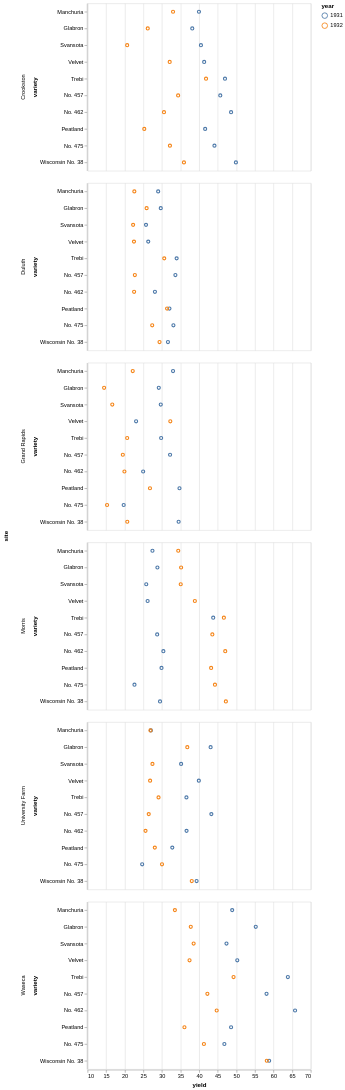

The specification (Vega-Lite) saved for this image:
### Vega-Lite specification from a JSON file in a GitHub repository (floating-point values rounded to 4 significant figures)
{"config": {"view": {"height": 300, "width": 400}}, "encoding": {"y": {"scale": {"rangeStep": 20}, "title": "variety", "field": "properties.variety", "sort": {"field": "yield", "op": "median", "order": "descending"}, "type": "nominal"}, "x": {"aggregate": "median", "title": "yield", "field": "properties.yield", "type": "quantitative", "scale": {"zero": false}}, "color": {"title": "year", "field": "properties.year", "type": "nominal"}, "row": {"title": "site", "field": "properties.site", "type": "nominal"}}, "data": {"values": {"features": [{"properties": {"variety": "Manchuria", "yield": 27.0, "site": "University Farm", "year": 1931}, "geometry": {"coordinates": [125.6, 10.1], "type": "Point"}, "type": "Feature"}, {"properties": {"variety": "Manchuria", "yield": 48.87, "site": "Waseca", "year": 1931}, "geometry": {"coordinates": [125.6, 10.1], "type": "Point"}, "type": "Feature"}, {"properties": {"variety": "Manchuria", "yield": 27.43, "site": "Morris", "year": 1931}, "geometry": {"coordinates": [125.6, 10.1], "type": "Point"}, "type": "Feature"}, {"properties": {"variety": "Manchuria", "yield": 39.93, "site": "Crookston", "year": 1931}, "geometry": {"coordinates": [125.6, 10.1], "type": "Point"}, "type": "Feature"}, {"properties": {"variety": "Manchuria", "yield": 32.97, "site": "Grand Rapids", "year": 1931}, "geometry": {"coordinates": [125.6, 10.1], "type": "Point"}, "type": "Feature"}, {"properties": {"variety": "Manchuria", "yield": 28.97, "site": "Duluth", "year": 1931}, "geometry": {"coordinates": [125.6, 10.1], "type": "Point"}, "type": "Feature"}, {"properties": {"variety": "Glabron", "yield": 43.07, "site": "University Farm", "year": 1931}, "geometry": {"coordinates": [125.6, 10.1], "type": "Point"}, "type": "Feature"}, {"properties": {"variety": "Glabron", "yield": 55.2, "site": "Waseca", "year": 1931}, "geometry": {"coordinates": [125.6, 10.1], "type": "Point"}, "type": "Feature"}, {"properties": {"variety": "Glabron", "yield": 28.77, "site": "Morris", "year": 1931}, "geometry": {"coordinates": [125.6, 10.1], "type": "Point"}, "type": "Feature"}, {"properties": {"variety": "Glabron", "yield": 38.13, "site": "Crookston", "year": 1931}, "geometry": {"coordinates": [125.6, 10.1], "type": "Point"}, "type": "Feature"}, {"properties": {"variety": "Glabron", "yield": 29.13, "site": "Grand Rapids", "year": 1931}, "geometry": {"coordinates": [125.6, 10.1], "type": "Point"}, "type": "Feature"}, {"properties": {"variety": "Glabron", "yield": 29.67, "site": "Duluth", "year": 1931}, "geometry": {"coordinates": [125.6, 10.1], "type": "Point"}, "type": "Feature"}, {"properties": {"variety": "Svansota", "yield": 35.13, "site": "University Farm", "year": 1931}, "geometry": {"coordinates": [125.6, 10.1], "type": "Point"}, "type": "Feature"}, {"properties": {"variety": "Svansota", "yield": 47.33, "site": "Waseca", "year": 1931}, "geometry": {"coordinates": [125.6, 10.1], "type": "Point"}, "type": "Feature"}, {"properties": {"variety": "Svansota", "yield": 25.77, "site": "Morris", "year": 1931}, "geometry": {"coordinates": [125.6, 10.1], "type": "Point"}, "type": "Feature"}, {"properties": {"variety": "Svansota", "yield": 40.47, "site": "Crookston", "year": 1931}, "geometry": {"coordinates": [125.6, 10.1], "type": "Point"}, "type": "Feature"}, {"properties": {"variety": "Svansota", "yield": 29.67, "site": "Grand Rapids", "year": 1931}, "geometry": {"coordinates": [125.6, 10.1], "type": "Point"}, "type": "Feature"}, {"properties": {"variety": "Svansota", "yield": 25.7, "site": "Duluth", "year": 1931}, "geometry": {"coordinates": [125.6, 10.1], "type": "Point"}, "type": "Feature"}, {"properties": {"variety": "Velvet", "yield": 39.9, "site": "University Farm", "year": 1931}, "geometry": {"coordinates": [125.6, 10.1], "type": "Point"}, "type": "Feature"}, {"properties": {"variety": "Velvet", "yield": 50.23, "site": "Waseca", "year": 1931}, "geometry": {"coordinates": [125.6, 10.1], "type": "Point"}, "type": "Feature"}, {"properties": {"variety": "Velvet", "yield": 26.13, "site": "Morris", "year": 1931}, "geometry": {"coordinates": [125.6, 10.1], "type": "Point"}, "type": "Feature"}, {"properties": {"variety": "Velvet", "yield": 41.33, "site": "Crookston", "year": 1931}, "geometry": {"coordinates": [125.6, 10.1], "type": "Point"}, "type": "Feature"}, {"properties": {"variety": "Velvet", "yield": 23.03, "site": "Grand Rapids", "year": 1931}, "geometry": {"coordinates": [125.6, 10.1], "type": "Point"}, "type": "Feature"}, {"properties": {"variety": "Velvet", "yield": 26.3, "site": "Duluth", "year": 1931}, "geometry": {"coordinates": [125.6, 10.1], "type": "Point"}, "type": "Feature"}, {"properties": {"variety": "Trebi", "yield": 36.57, "site": "University Farm", "year": 1931}, "geometry": {"coordinates": [125.6, 10.1], "type": "Point"}, "type": "Feature"}, {"properties": {"variety": "Trebi", "yield": 63.83, "site": "Waseca", "year": 1931}, "geometry": {"coordinates": [125.6, 10.1], "type": "Point"}, "type": "Feature"}, {"properties": {"variety": "Trebi", "yield": 43.77, "site": "Morris", "year": 1931}, "geometry": {"coordinates": [125.6, 10.1], "type": "Point"}, "type": "Feature"}, {"properties": {"variety": "Trebi", "yield": 46.93, "site": "Crookston", "year": 1931}, "geometry": {"coordinates": [125.6, 10.1], "type": "Point"}, "type": "Feature"}, {"properties": {"variety": "Trebi", "yield": 29.77, "site": "Grand Rapids", "year": 1931}, "geometry": {"coordinates": [125.6, 10.1], "type": "Point"}, "type": "Feature"}, {"properties": {"variety": "Trebi", "yield": 33.93, "site": "Duluth", "year": 1931}, "geometry": {"coordinates": [125.6, 10.1], "type": "Point"}, "type": "Feature"}, {"properties": {"variety": "No. 457", "yield": 43.27, "site": "University Farm", "year": 1931}, "geometry": {"coordinates": [125.6, 10.1], "type": "Point"}, "type": "Feature"}, {"properties": {"variety": "No. 457", "yield": 58.1, "site": "Waseca", "year": 1931}, "geometry": {"coordinates": [125.6, 10.1], "type": "Point"}, "type": "Feature"}, {"properties": {"variety": "No. 457", "yield": 28.7, "site": "Morris", "year": 1931}, "geometry": {"coordinates": [125.6, 10.1], "type": "Point"}, "type": "Feature"}, {"properties": {"variety": "No. 457", "yield": 45.67, "site": "Crookston", "year": 1931}, "geometry": {"coordinates": [125.6, 10.1], "type": "Point"}, "type": "Feature"}, {"properties": {"variety": "No. 457", "yield": 32.17, "site": "Grand Rapids", "year": 1931}, "geometry": {"coordinates": [125.6, 10.1], "type": "Point"}, "type": "Feature"}, {"properties": {"variety": "No. 457", "yield": 33.6, "site": "Duluth", "year": 1931}, "geometry": {"coordinates": [125.6, 10.1], "type": "Point"}, "type": "Feature"}, {"properties": {"variety": "No. 462", "yield": 36.6, "site": "University Farm", "year": 1931}, "geometry": {"coordinates": [125.6, 10.1], "type": "Point"}, "type": "Feature"}, {"properties": {"variety": "No. 462", "yield": 65.77, "site": "Waseca", "year": 1931}, "geometry": {"coordinates": [125.6, 10.1], "type": "Point"}, "type": "Feature"}, {"properties": {"variety": "No. 462", "yield": 30.37, "site": "Morris", "year": 1931}, "geometry": {"coordinates": [125.6, 10.1], "type": "Point"}, "type": "Feature"}, {"properties": {"variety": "No. 462", "yield": 48.57, "site": "Crookston", "year": 1931}, "geometry": {"coordinates": [125.6, 10.1], "type": "Point"}, "type": "Feature"}, {"properties": {"variety": "No. 462", "yield": 24.93, "site": "Grand Rapids", "year": 1931}, "geometry": {"coordinates": [125.6, 10.1], "type": "Point"}, "type": "Feature"}, {"properties": {"variety": "No. 462", "yield": 28.1, "site": "Duluth", "year": 1931}, "geometry": {"coordinates": [125.6, 10.1], "type": "Point"}, "type": "Feature"}, {"properties": {"variety": "Peatland", "yield": 32.77, "site": "University Farm", "year": 1931}, "geometry": {"coordinates": [125.6, 10.1], "type": "Point"}, "type": "Feature"}, {"properties": {"variety": "Peatland", "yield": 48.57, "site": "Waseca", "year": 1931}, "geometry": {"coordinates": [125.6, 10.1], "type": "Point"}, "type": "Feature"}, {"properties": {"variety": "Peatland", "yield": 29.87, "site": "Morris", "year": 1931}, "geometry": {"coordinates": [125.6, 10.1], "type": "Point"}, "type": "Feature"}, {"properties": {"variety": "Peatland", "yield": 41.6, "site": "Crookston", "year": 1931}, "geometry": {"coordinates": [125.6, 10.1], "type": "Point"}, "type": "Feature"}, {"properties": {"variety": "Peatland", "yield": 34.7, "site": "Grand Rapids", "year": 1931}, "geometry": {"coordinates": [125.6, 10.1], "type": "Point"}, "type": "Feature"}, {"properties": {"variety": "Peatland", "yield": 32.0, "site": "Duluth", "year": 1931}, "geometry": {"coordinates": [125.6, 10.1], "type": "Point"}, "type": "Feature"}, {"properties": {"variety": "No. 475", "yield": 24.67, "site": "University Farm", "year": 1931}, "geometry": {"coordinates": [125.6, 10.1], "type": "Point"}, "type": "Feature"}, {"properties": {"variety": "No. 475", "yield": 46.77, "site": "Waseca", "year": 1931}, "geometry": {"coordinates": [125.6, 10.1], "type": "Point"}, "type": "Feature"}, {"properties": {"variety": "No. 475", "yield": 22.6, "site": "Morris", "year": 1931}, "geometry": {"coordinates": [125.6, 10.1], "type": "Point"}, "type": "Feature"}, {"properties": {"variety": "No. 475", "yield": 44.1, "site": "Crookston", "year": 1931}, "geometry": {"coordinates": [125.6, 10.1], "type": "Point"}, "type": "Feature"}, {"properties": {"variety": "No. 475", "yield": 19.7, "site": "Grand Rapids", "year": 1931}, "geometry": {"coordinates": [125.6, 10.1], "type": "Point"}, "type": "Feature"}, {"properties": {"variety": "No. 475", "yield": 33.07, "site": "Duluth", "year": 1931}, "geometry": {"coordinates": [125.6, 10.1], "type": "Point"}, "type": "Feature"}, {"properties": {"variety": "Wisconsin No. 38", "yield": 39.3, "site": "University Farm", "year": 1931}, "geometry": {"coordinates": [125.6, 10.1], "type": "Point"}, "type": "Feature"}, {"properties": {"variety": "Wisconsin No. 38", "yield": 58.8, "site": "Waseca", "year": 1931}, "geometry": {"coordinates": [125.6, 10.1], "type": "Point"}, "type": "Feature"}, {"properties": {"variety": "Wisconsin No. 38", "yield": 29.47, "site": "Morris", "year": 1931}, "geometry": {"coordinates": [125.6, 10.1], "type": "Point"}, "type": "Feature"}, {"properties": {"variety": "Wisconsin No. 38", "yield": 49.87, "site": "Crookston", "year": 1931}, "geometry": {"coordinates": [125.6, 10.1], "type": "Point"}, "type": "Feature"}, {"properties": {"variety": "Wisconsin No. 38", "yield": 34.47, "site": "Grand Rapids", "year": 1931}, "geometry": {"coordinates": [125.6, 10.1], "type": "Point"}, "type": "Feature"}, {"properties": {"variety": "Wisconsin No. 38", "yield": 31.6, "site": "Duluth", "year": 1931}, "geometry": {"coordinates": [125.6, 10.1], "type": "Point"}, "type": "Feature"}, {"properties": {"variety": "Manchuria", "yield": 26.9, "site": "University Farm", "year": 1932}, "geometry": {"coordinates": [125.6, 10.1], "type": "Point"}, "type": "Feature"}, {"properties": {"variety": "Manchuria", "yield": 33.47, "site": "Waseca", "year": 1932}, "geometry": {"coordinates": [125.6, 10.1], "type": "Point"}, "type": "Feature"}, {"properties": {"variety": "Manchuria", "yield": 34.37, "site": "Morris", "year": 1932}, "geometry": {"coordinates": [125.6, 10.1], "type": "Point"}, "type": "Feature"}, {"properties": {"variety": "Manchuria", "yield": 32.97, "site": "Crookston", "year": 1932}, "geometry": {"coordinates": [125.6, 10.1], "type": "Point"}, "type": "Feature"}, {"properties": {"variety": "Manchuria", "yield": 22.13, "site": "Grand Rapids", "year": 1932}, "geometry": {"coordinates": [125.6, 10.1], "type": "Point"}, "type": "Feature"}, {"properties": {"variety": "Manchuria", "yield": 22.57, "site": "Duluth", "year": 1932}, "geometry": {"coordinates": [125.6, 10.1], "type": "Point"}, "type": "Feature"}, {"properties": {"variety": "Glabron", "yield": 36.8, "site": "University Farm", "year": 1932}, "geometry": {"coordinates": [125.6, 10.1], "type": "Point"}, "type": "Feature"}, {"properties": {"variety": "Glabron", "yield": 37.73, "site": "Waseca", "year": 1932}, "geometry": {"coordinates": [125.6, 10.1], "type": "Point"}, "type": "Feature"}, {"properties": {"variety": "Glabron", "yield": 35.13, "site": "Morris", "year": 1932}, "geometry": {"coordinates": [125.6, 10.1], "type": "Point"}, "type": "Feature"}, {"properties": {"variety": "Glabron", "yield": 26.17, "site": "Crookston", "year": 1932}, "geometry": {"coordinates": [125.6, 10.1], "type": "Point"}, "type": "Feature"}, {"properties": {"variety": "Glabron", "yield": 14.43, "site": "Grand Rapids", "year": 1932}, "geometry": {"coordinates": [125.6, 10.1], "type": "Point"}, "type": "Feature"}, {"properties": {"variety": "Glabron", "yield": 25.87, "site": "Duluth", "year": 1932}, "geometry": {"coordinates": [125.6, 10.1], "type": "Point"}, "type": "Feature"}, {"properties": {"variety": "Svansota", "yield": 27.43, "site": "University Farm", "year": 1932}, "geometry": {"coordinates": [125.6, 10.1], "type": "Point"}, "type": "Feature"}, {"properties": {"variety": "Svansota", "yield": 38.5, "site": "Waseca", "year": 1932}, "geometry": {"coordinates": [125.6, 10.1], "type": "Point"}, "type": "Feature"}, {"properties": {"variety": "Svansota", "yield": 35.03, "site": "Morris", "year": 1932}, "geometry": {"coordinates": [125.6, 10.1], "type": "Point"}, "type": "Feature"}, {"properties": {"variety": "Svansota", "yield": 20.63, "site": "Crookston", "year": 1932}, "geometry": {"coordinates": [125.6, 10.1], "type": "Point"}, "type": "Feature"}, {"properties": {"variety": "Svansota", "yield": 16.63, "site": "Grand Rapids", "year": 1932}, "geometry": {"coordinates": [125.6, 10.1], "type": "Point"}, "type": "Feature"}, {"properties": {"variety": "Svansota", "yield": 22.23, "site": "Duluth", "year": 1932}, "geometry": {"coordinates": [125.6, 10.1], "type": "Point"}, "type": "Feature"}, {"properties": {"variety": "Velvet", "yield": 26.8, "site": "University Farm", "year": 1932}, "geometry": {"coordinates": [125.6, 10.1], "type": "Point"}, "type": "Feature"}, {"properties": {"variety": "Velvet", "yield": 37.4, "site": "Waseca", "year": 1932}, "geometry": {"coordinates": [125.6, 10.1], "type": "Point"}, "type": "Feature"}, {"properties": {"variety": "Velvet", "yield": 38.83, "site": "Morris", "year": 1932}, "geometry": {"coordinates": [125.6, 10.1], "type": "Point"}, "type": "Feature"}, {"properties": {"variety": "Velvet", "yield": 32.07, "site": "Crookston", "year": 1932}, "geometry": {"coordinates": [125.6, 10.1], "type": "Point"}, "type": "Feature"}, {"properties": {"variety": "Velvet", "yield": 32.23, "site": "Grand Rapids", "year": 1932}, "geometry": {"coordinates": [125.6, 10.1], "type": "Point"}, "type": "Feature"}, {"properties": {"variety": "Velvet", "yield": 22.47, "site": "Duluth", "year": 1932}, "geometry": {"coordinates": [125.6, 10.1], "type": "Point"}, "type": "Feature"}, {"properties": {"variety": "Trebi", "yield": 29.07, "site": "University Farm", "year": 1932}, "geometry": {"coordinates": [125.6, 10.1], "type": "Point"}, "type": "Feature"}, {"properties": {"variety": "Trebi", "yield": 49.23, "site": "Waseca", "year": 1932}, "geometry": {"coordinates": [125.6, 10.1], "type": "Point"}, "type": "Feature"}, {"properties": {"variety": "Trebi", "yield": 46.63, "site": "Morris", "year": 1932}, "geometry": {"coordinates": [125.6, 10.1], "type": "Point"}, "type": "Feature"}, {"properties": {"variety": "Trebi", "yield": 41.83, "site": "Crookston", "year": 1932}, "geometry": {"coordinates": [125.6, 10.1], "type": "Point"}, "type": "Feature"}, {"properties": {"variety": "Trebi", "yield": 20.63, "site": "Grand Rapids", "year": 1932}, "geometry": {"coordinates": [125.6, 10.1], "type": "Point"}, "type": "Feature"}, {"properties": {"variety": "Trebi", "yield": 30.6, "site": "Duluth", "year": 1932}, "geometry": {"coordinates": [125.6, 10.1], "type": "Point"}, "type": "Feature"}, {"properties": {"variety": "No. 457", "yield": 26.43, "site": "University Farm", "year": 1932}, "geometry": {"coordinates": [125.6, 10.1], "type": "Point"}, "type": "Feature"}, {"properties": {"variety": "No. 457", "yield": 42.2, "site": "Waseca", "year": 1932}, "geometry": {"coordinates": [125.6, 10.1], "type": "Point"}, "type": "Feature"}, {"properties": {"variety": "No. 457", "yield": 43.53, "site": "Morris", "year": 1932}, "geometry": {"coordinates": [125.6, 10.1], "type": "Point"}, "type": "Feature"}, {"properties": {"variety": "No. 457", "yield": 34.33, "site": "Crookston", "year": 1932}, "geometry": {"coordinates": [125.6, 10.1], "type": "Point"}, "type": "Feature"}, {"properties": {"variety": "No. 457", "yield": 19.47, "site": "Grand Rapids", "year": 1932}, "geometry": {"coordinates": [125.6, 10.1], "type": "Point"}, "type": "Feature"}, {"properties": {"variety": "No. 457", "yield": 22.7, "site": "Duluth", "year": 1932}, "geometry": {"coordinates": [125.6, 10.1], "type": "Point"}, "type": "Feature"}, {"properties": {"variety": "No. 462", "yield": 25.57, "site": "University Farm", "year": 1932}, "geometry": {"coordinates": [125.6, 10.1], "type": "Point"}, "type": "Feature"}, {"properties": {"variety": "No. 462", "yield": 44.7, "site": "Waseca", "year": 1932}, "geometry": {"coordinates": [125.6, 10.1], "type": "Point"}, "type": "Feature"}, {"properties": {"variety": "No. 462", "yield": 47.0, "site": "Morris", "year": 1932}, "geometry": {"coordinates": [125.6, 10.1], "type": "Point"}, "type": "Feature"}, {"properties": {"variety": "No. 462", "yield": 30.53, "site": "Crookston", "year": 1932}, "geometry": {"coordinates": [125.6, 10.1], "type": "Point"}, "type": "Feature"}, {"properties": {"variety": "No. 462", "yield": 19.9, "site": "Grand Rapids", "year": 1932}, "geometry": {"coordinates": [125.6, 10.1], "type": "Point"}, "type": "Feature"}, {"properties": {"variety": "No. 462", "yield": 22.5, "site": "Duluth", "year": 1932}, "geometry": {"coordinates": [125.6, 10.1], "type": "Point"}, "type": "Feature"}, {"properties": {"variety": "Peatland", "yield": 28.07, "site": "University Farm", "year": 1932}, "geometry": {"coordinates": [125.6, 10.1], "type": "Point"}, "type": "Feature"}, {"properties": {"variety": "Peatland", "yield": 36.03, "site": "Waseca", "year": 1932}, "geometry": {"coordinates": [125.6, 10.1], "type": "Point"}, "type": "Feature"}, {"properties": {"variety": "Peatland", "yield": 43.2, "site": "Morris", "year": 1932}, "geometry": {"coordinates": [125.6, 10.1], "type": "Point"}, "type": "Feature"}, {"properties": {"variety": "Peatland", "yield": 25.23, "site": "Crookston", "year": 1932}, "geometry": {"coordinates": [125.6, 10.1], "type": "Point"}, "type": "Feature"}, {"properties": {"variety": "Peatland", "yield": 26.77, "site": "Grand Rapids", "year": 1932}, "geometry": {"coordinates": [125.6, 10.1], "type": "Point"}, "type": "Feature"}, {"properties": {"variety": "Peatland", "yield": 31.37, "site": "Duluth", "year": 1932}, "geometry": {"coordinates": [125.6, 10.1], "type": "Point"}, "type": "Feature"}, {"properties": {"variety": "No. 475", "yield": 30.0, "site": "University Farm", "year": 1932}, "geometry": {"coordinates": [125.6, 10.1], "type": "Point"}, "type": "Feature"}, {"properties": {"variety": "No. 475", "yield": 41.27, "site": "Waseca", "year": 1932}, "geometry": {"coordinates": [125.6, 10.1], "type": "Point"}, "type": "Feature"}, {"properties": {"variety": "No. 475", "yield": 44.23, "site": "Morris", "year": 1932}, "geometry": {"coordinates": [125.6, 10.1], "type": "Point"}, "type": "Feature"}, {"properties": {"variety": "No. 475", "yield": 32.13, "site": "Crookston", "year": 1932}, "geometry": {"coordinates": [125.6, 10.1], "type": "Point"}, "type": "Feature"}, {"properties": {"variety": "No. 475", "yield": 15.23, "site": "Grand Rapids", "year": 1932}, "geometry": {"coordinates": [125.6, 10.1], "type": "Point"}, "type": "Feature"}, {"properties": {"variety": "No. 475", "yield": 27.37, "site": "Duluth", "year": 1932}, "geometry": {"coordinates": [125.6, 10.1], "type": "Point"}, "type": "Feature"}, {"properties": {"variety": "Wisconsin No. 38", "yield": 38.0, "site": "University Farm", "year": 1932}, "geometry": {"coordinates": [125.6, 10.1], "type": "Point"}, "type": "Feature"}, {"properties": {"variety": "Wisconsin No. 38", "yield": 58.17, "site": "Waseca", "year": 1932}, "geometry": {"coordinates": [125.6, 10.1], "type": "Point"}, "type": "Feature"}, {"properties": {"variety": "Wisconsin No. 38", "yield": 47.17, "site": "Morris", "year": 1932}, "geometry": {"coordinates": [125.6, 10.1], "type": "Point"}, "type": "Feature"}, {"properties": {"variety": "Wisconsin No. 38", "yield": 35.9, "site": "Crookston", "year": 1932}, "geometry": {"coordinates": [125.6, 10.1], "type": "Point"}, "type": "Feature"}, {"properties": {"variety": "Wisconsin No. 38", "yield": 20.67, "site": "Grand Rapids", "year": 1932}, "geometry": {"coordinates": [125.6, 10.1], "type": "Point"}, "type": "Feature"}, {"properties": {"variety": "Wisconsin No. 38", "yield": 29.33, "site": "Duluth", "year": 1932}, "geometry": {"coordinates": [125.6, 10.1], "type": "Point"}, "type": "Feature"}], "type": "FeatureCollection"}, "format": {"type": "json", "property": "features"}}, "mark": "point", "$schema": "https://vega.github.io/schema/vega-lite/v2.4.1.json"}
